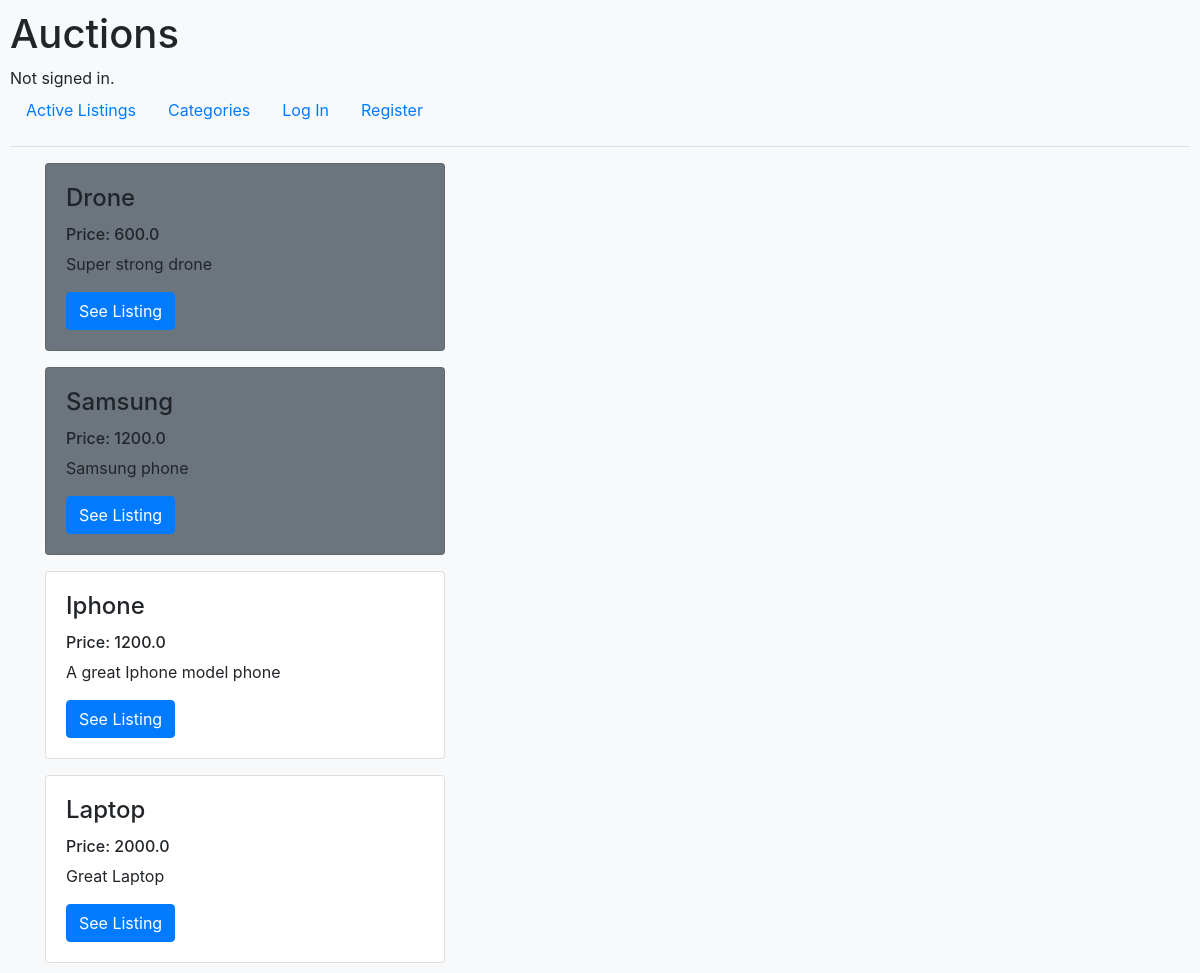
The page /category/Electronic on the database its author committed.
### auctions/models.py (models this page shows, shortened)
class Listing(models.Model):
    title = models.CharField(max_length=32, unique=True)
    description = models.CharField(max_length=32)
    min_bid = models.FloatField()
    max_bid = models.FloatField()
    image_url = models.CharField(max_length=1000)
    category = models.ForeignKey(Category, on_delete=models.CASCADE,null=True, related_name="categoryoflisting")
    active = models.BooleanField(default = True)
    owner = models.ForeignKey(User,null=True, on_delete=models.CASCADE,related_name="owner")

### auctions/views.py (the view)
# urls.py: path("category/<str:category>", views.category, name="category"),
def category(request, category):
    listings = Listing.objects.filter(category=Category.objects.get(category=category))
    return render(request, "auctions/listing_by_category.html",{
        "listings": listings
    })

### auctions/templates/auctions/listing_by_category.html (shortened to what this page needs)
{% extends "auctions/layout.html" %}
{% block body %}
    {% for listing in listings%}
        {% if listing.active%}
        <div class="container mt-3">
            <div class="card" style="width:400px">
                <div class="card-body">
                    <h4 class="card-title">{{listing.title}}</h4>
                    <h6 class="card-text">Price: {{listing.min_bid}}</h6>
                    <p class="card-text">{{listing.description}}</p>
                    <a href="{% url 'listing' listing.title %}" class="btn btn-primary">See Listing</a>
                </div>
            </div>
        </div>
        {% else %}
        <div class="container mt-3">
            <div class="card bg-secondary" style="width:400px">
                <div class="card-body">
                    <h4 class="card-title">{{listing.title}}</h4>
                    <h6 class="card-text">Price: {{listing.min_bid}}</h6>
                    <p class="card-text">{{listing.description}}</p>
                    <a href="{% url 'listing' listing.title %}" class="btn btn-primary">See Listing</a>
                </div>
            </div>
        </div>
        {% endif %}
    {% endfor %}
{% endblock %}

### auctions/static/auctions/styles.css (style rules this page uses)
body { padding: 10px; }

### rows shown on the page
Listing: title "Drone", min_bid "600.0", description "Super strong drone"
Listing: title "Samsung", min_bid "1200.0", description "Samsung phone"
Listing: title "Iphone", min_bid "1200.0", description "A great Iphone model phone"
Listing: title "Laptop", min_bid "2000.0", description "Great Laptop"
